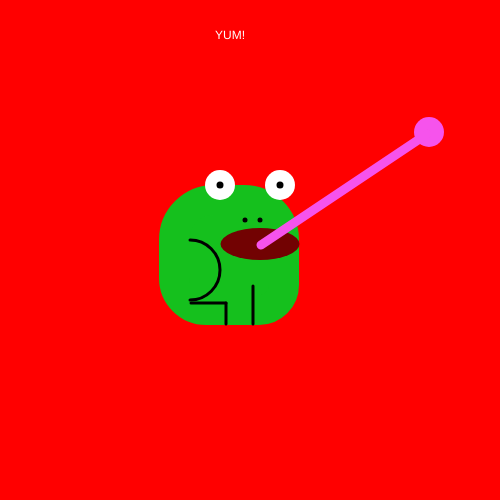
Frame 1 (no input)
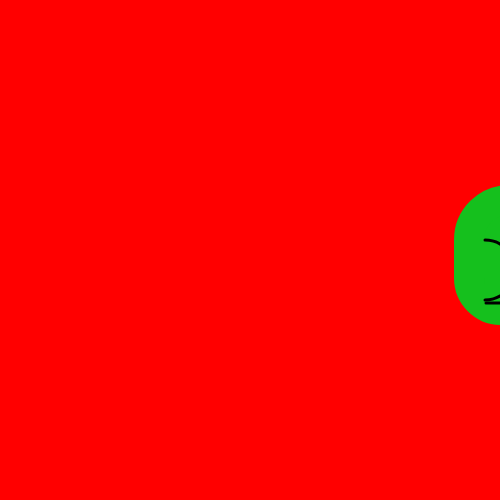
Frame 60 (no input)
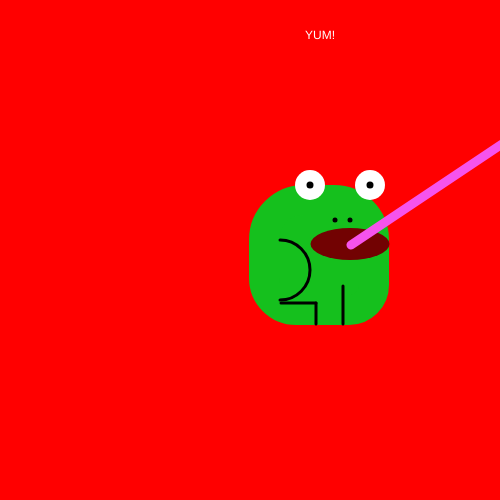
Frame 120 (the mouse pressed at the canvas centre since frame 60)

The p5.js sketch that drew these frames (run headless with seeded random() and noise() and a simulated clock; from frame 60 on, the mouse is pressed at the canvas centre):

// p5.js sketch
// ── sketch.js
let x = 0;

function setup() {
  createCanvas(500, 500);

  textAlign(CENTER);
  rectMode(RADIUS);
  
  angleMode(DEGREES);
}

function draw() {
  
  background("red");
  push();
  translate(x,0);
 avatar( );
 x += 5;
 if (x > width){
  x = 0;

}
pop();
}

function avatar(){

  noStroke();
    fill("white");
    text("YUM!", 30, 30, 400, 400);
  
  strokeWeight(30);
  fill("#15C01D");
  stroke("#15C01D");
  square(229, 255, 55, 40, 40, 25, 32);
  
 
  strokeWeight(30);
  stroke('white');
  point(220,185); //lefteye
  point(280, 185);
 
  
  strokeWeight(7);
  stroke('black');
  point(220,185); //lefteye
  point(280, 185);
  
  strokeWeight(5);
  stroke('black');
  point(260,220);
  point(245, 220);
    
  
   strokeWeight(3);
  line(253,286,253,324);
  
 line(191,303,226,303);
stroke("black");
line(226,303,226,324 );

  arc(190, 270, 60, 60, -90, 90, OPEN);
  
   strokeWeight(0);
  fill("#720202");
  ellipse(260,244,79, 32);
  
  fill("#F653EC");
  ellipse(429,132,30,30);
  
  strokeWeight(9);
  stroke("#F653EC");
  line(261,245,427,134 );
  
    
}
